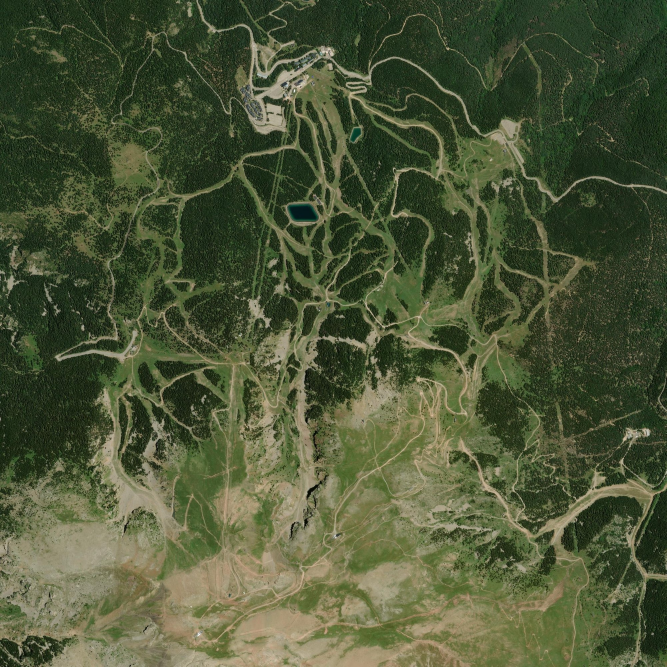
#> input picture docs/data/03fcc0299c9030bf81bf077f9a94ee0b327040d9.jpg, 2000 x 2000 px (shown at 1/3 size)
$ python -i build_share_images.py   (imports and definitions only)
#> lines starting #> are read from the running program, lines starting #| are printed output that depends on the picture
"""Generate the social-share preview images (Open Graph, 1200x630 JPEG).

One image per station and language, /og/<slug>.jpg (Spanish) and
/og/en/<slug>.jpg (English), with its piste map drawn from the station's own
run/lift geometry next to its name and key numbers, plus a generic
ski-info.jpg for the home and country pages in each. These are what
WhatsApp, Telegram, X, Facebook... show when someone shares a link.

Runs in the Pages deploy workflow after build_seo_pages.py (which writes the
docs/slugs.json it reads); the images are not committed. Needs Pillow.

Usage: python3 data-pipeline/scripts/build_share_images.py [--only <slug>...]
"""
from __future__ import annotations

import argparse
import json
import math
import re
import sys
from pathlib import Path

from PIL import Image, ImageDraw, ImageFont

sys.path.insert(0, str(Path(__file__).resolve().parent))
from build_seo_pages import (display_name, fmt, fmt_en, is_downhill, latin_name, load_app_metadata, load_i18n,  # noqa: E402
                             localized_meta, read_app_sources, short_name)
from build_guides import shown_difficulty  # noqa: E402

REPO = Path(__file__).resolve().parents[2]
DOCS = REPO / "docs"
FONTS = REPO / "data-pipeline" / "fonts"
W, H = 1200, 630
SS = 2  # drawn at 2x and downsampled, for anti-aliased lines and text

# The app's dark-theme piste colours (they read best on the navy background).
DIFF_COLORS = {
    "novice": "#31c43f", "easy": "#4ba3ef", "intermediate": "#ec5b60",
    "advanced": "#e6e6e6", "expert": "#e6e6e6", "double": "#e6e6e6", "freeride": "#f2a33a",
    "extreme": "#f2a33a", "other": "#8c8c8c",
}
LIFT_COLOR = "#a79ef0"
TOP, BOTTOM = (15, 42, 72), (29, 92, 170)
SYSTEM_FALLBACK = Path("/usr/share/fonts/truetype/dejavu/DejaVuSans-Bold.ttf")


# [6 lines left out: function font, not called in this run]


BARLOW = "barlow-condensed-latin-700-normal.woff"
PLEX = "ibm-plex-sans-latin-500-normal.woff"
PLEX_B = "ibm-plex-sans-latin-600-normal.woff"


# [11 lines left out: function background, not called in this run]


_LOGO = None


# [101 lines left out: functions paste_logo, draw_map, wrap, fit_title, chips, left_column, not called in this run]


def finish(img: Image.Image, out: Path, thumb: bool = False) -> None:
    out.parent.mkdir(parents=True, exist_ok=True)
    img.resize((W, H), Image.LANCZOS).save(out, "JPEG", quality=84, optimize=True, progressive=True)
    if thumb:
        # Just the map panel, for the guide/ranking lists (/og/thumb/<slug>.jpg).
        t = out.parent / "thumb" / out.name
        t.parent.mkdir(parents=True, exist_ok=True)
        img.crop((646 * SS, 42 * SS, 1158 * SS, 588 * SS)).resize((144, 154), Image.LANCZOS).save(
            t, "JPEG", quality=82, optimize=True)


# Text on the images, per language (Spanish at /og/, English at /og/en/).
IMG_TX = {
    "es": {"km": "{0} km de pistas", "lifts": "{0} remontes", "resort": "Estación de esquí", "resort_in": "Estación de esquí en {0}",
           "home_title": "Mapas de pistas y previsión de nieve", "home_sub": "{0}+ estaciones de esquí en {1} países",
           "home_chips": ["Pendiente real", "Nieve a 7 días", "Gratis"]},
    "en": {"km": "{0} km of pistes", "lifts": "{0} lifts", "resort": "Ski resort", "resort_in": "Ski resort in {0}",
           "home_title": "Piste maps and snow forecasts", "home_sub": "{0}+ ski resorts in {1} countries",
           "home_chips": ["Real gradients", "7-day snow", "Free"]},
}
# [1 line that did not run here, left out]


# [100 lines left out: functions station_images, home_image, main, not called in this run]


# [2 lines not run here, left out]

>>> import cv2
>>> picture = cv2.imread('../../docs/data/03fcc0299c9030bf81bf077f9a94ee0b327040d9.jpg', cv2.IMREAD_GRAYSCALE)
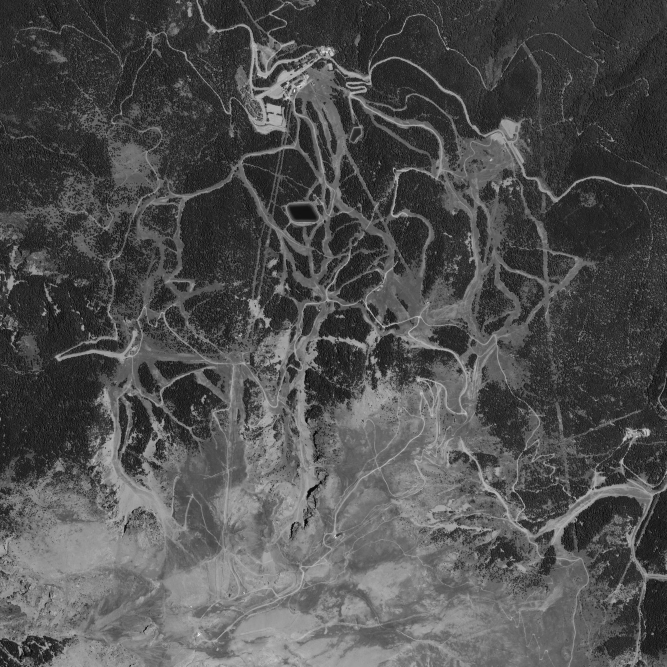
#> picture: shape (2000, 2000) (shown at 1/3 size); min 0, max 255, mean 80.2
>>> result = finish(picture, 'out.png')
#> (the run stopped early here; a loop or call above may not have finished)

$ run again, on docs/img/home/0e7ba1fd10a2afbc6e188d1f9936f843cc665583.jpg
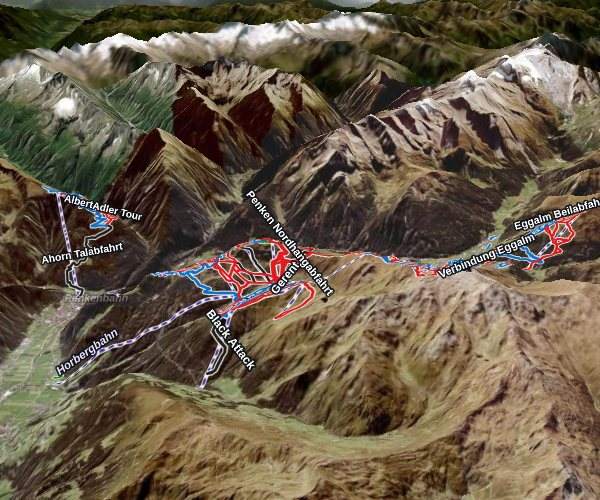
#> input picture docs/img/home/0e7ba1fd10a2afbc6e188d1f9936f843cc665583.jpg, 600 x 500 px
#> `picture = cv2.imread('../../docs/data/03fcc0299c9030bf81bf077f9a94ee0b..`:
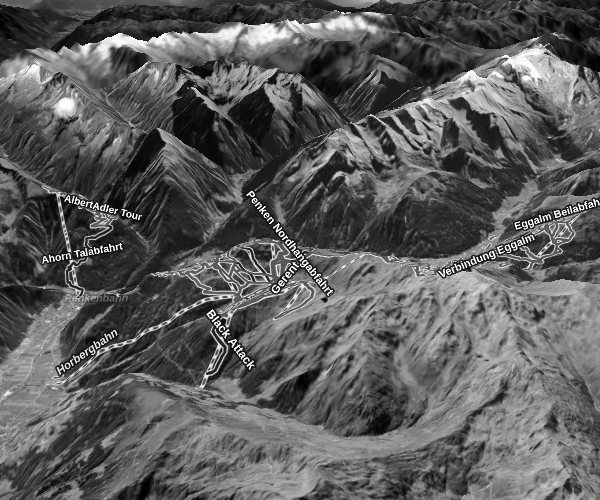
#> picture: shape (500, 600); min 0, max 255, mean 92.3

$ run again, on docs/img/home/0f46917975b8dab5e541edf6469105c3c091ec22.jpg
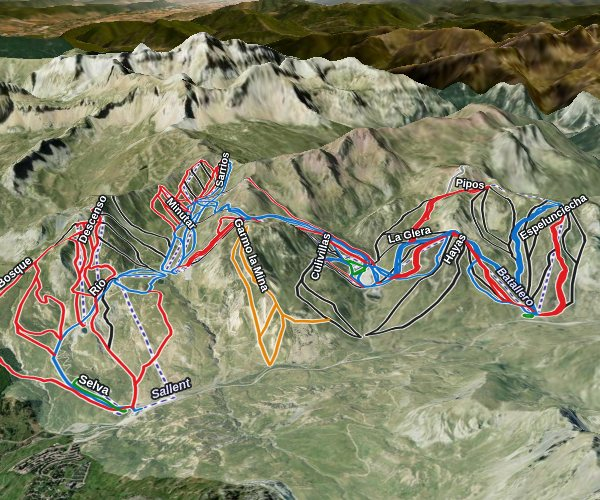
#> input picture docs/img/home/0f46917975b8dab5e541edf6469105c3c091ec22.jpg, 600 x 500 px
#> `picture = cv2.imread('../../docs/data/03fcc0299c9030bf81bf077f9a94ee0b..`:
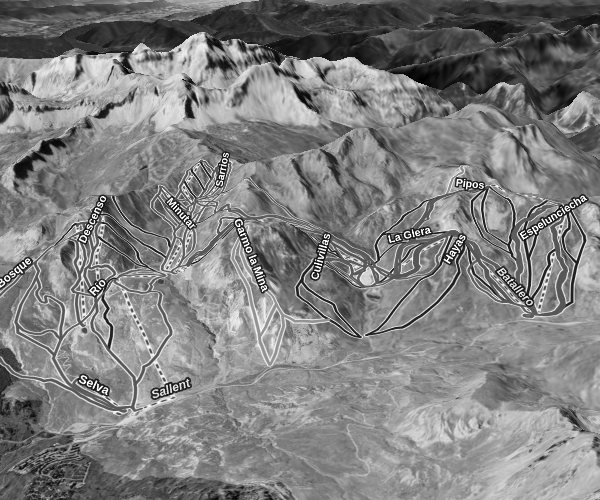
#> picture: shape (500, 600); min 0, max 255, mean 127.6
